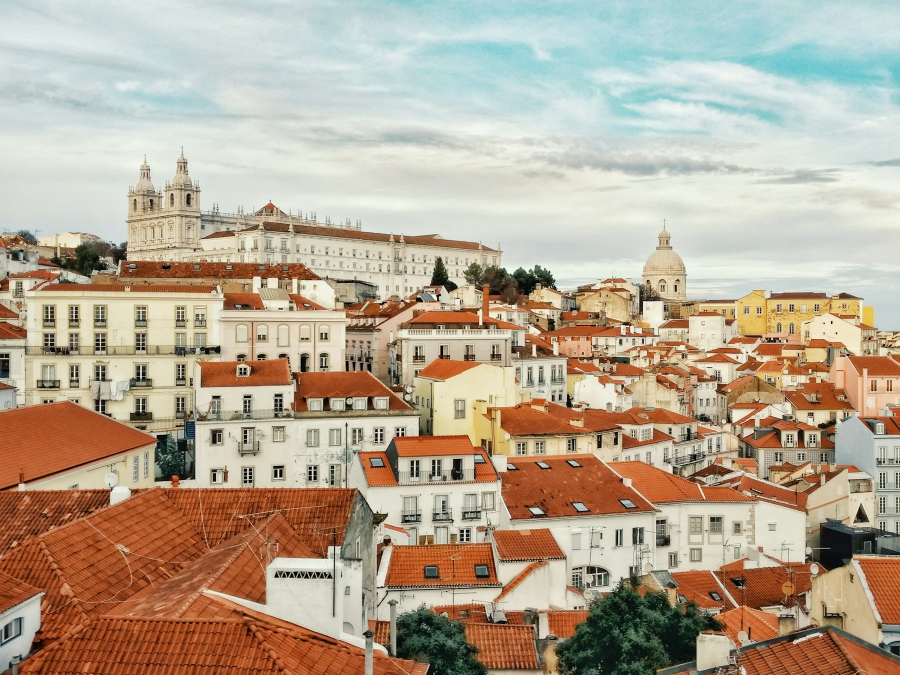
#> input picture design/directions/photos/lisboa-alfama-sao-vicente.jpg, 1800 x 1350 px (shown at 1/2 size)
$ python test20.py ../../../design/directions/photos/lisboa-alfama-sao-vicente.jpg ../../../design/directions/photos/lisboa-alfama-telhados.jpg ../../../design/directions/photos/lisboa-alfama-telhados.jpg ../../../design/directions/photos/lisboa-alfama-telhados.jpg ../../../design/directions/photos/lisboa-alfama-telhados.jpg ../../../design/directions/photos/lisboa-alfama-telhados.jpg
#> lines starting #> are read from the running program, lines starting #| are printed output that depends on the picture
### scripts/demos/v4/plate.py
# Prompt 31 (D58): photographs that come alive in 2.5D. A slow push-in where near things move more than far ones
# (depth from depth.py), falling snow at three distances, and an optional light sweep. Nothing in the photograph
# is changed: only the camera moves over it.
import numpy as np
from PIL import Image, ImageDraw, ImageFilter

W, A = 1920, 803  # the picture area of the 2.39:1 frame


def _sample(src, x, y):
    """Bilinear sample of an H×W×3 float image at float coordinates."""
    h, w = src.shape[:2]
    x = np.clip(x, 0, w - 1.001); y = np.clip(y, 0, h - 1.001)
    x0 = x.astype(np.int32); y0 = y.astype(np.int32); fx = (x - x0)[..., None]; fy = (y - y0)[..., None]
    a = src[y0, x0]; b = src[y0, x0 + 1]; c = src[y0 + 1, x0]; d = src[y0 + 1, x0 + 1]
    return (a * (1 - fx) + b * fx) * (1 - fy) + (c * (1 - fx) + d * fx) * fy


class Plate:
    def __init__(self, photo, depth, focus=(.5, .5), margin=1.12):
#> called with focus = (0.5, 0.52), margin = 1.12
        im = Image.open(photo).convert("RGB") if isinstance(photo, str) else photo.convert("RGB")
#> im is the input picture: PIL image 1800x1350 RGB; mean R, G, B 181.3, 165.9, 146.1
        s = max(W * margin / im.width, A * margin / im.height)
#> s = 1.19
        self.src = np.asarray(im.resize((round(im.width * s), round(im.height * s)), Image.LANCZOS), np.float32) / 255
        dp = Image.open(depth) if isinstance(depth, str) else depth
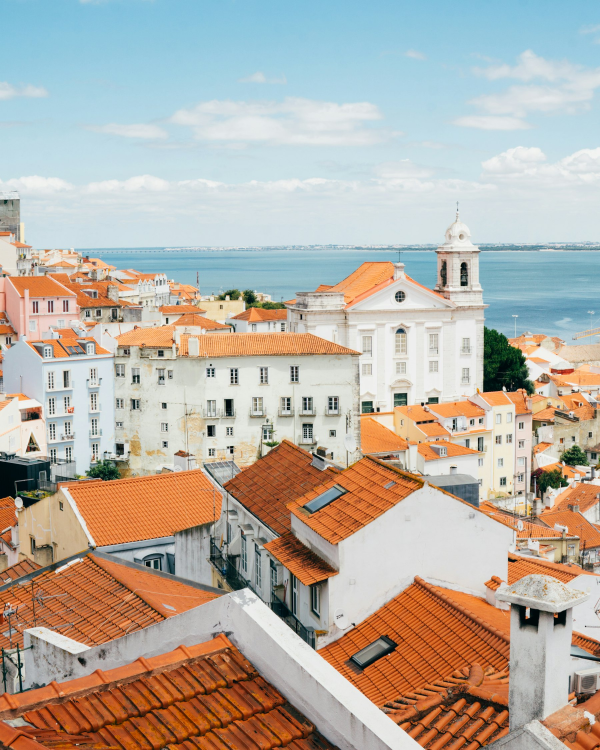
#> input picture design/directions/photos/lisboa-alfama-telhados.jpg, 1800 x 2250 px (shown at 1/3 size)
#> dp is the input picture: PIL image 1800x2250 RGB; mean R, G, B 183, 174.6, 164
        d = np.asarray(dp.resize((self.src.shape[1], self.src.shape[0]), Image.BICUBIC), np.float32)
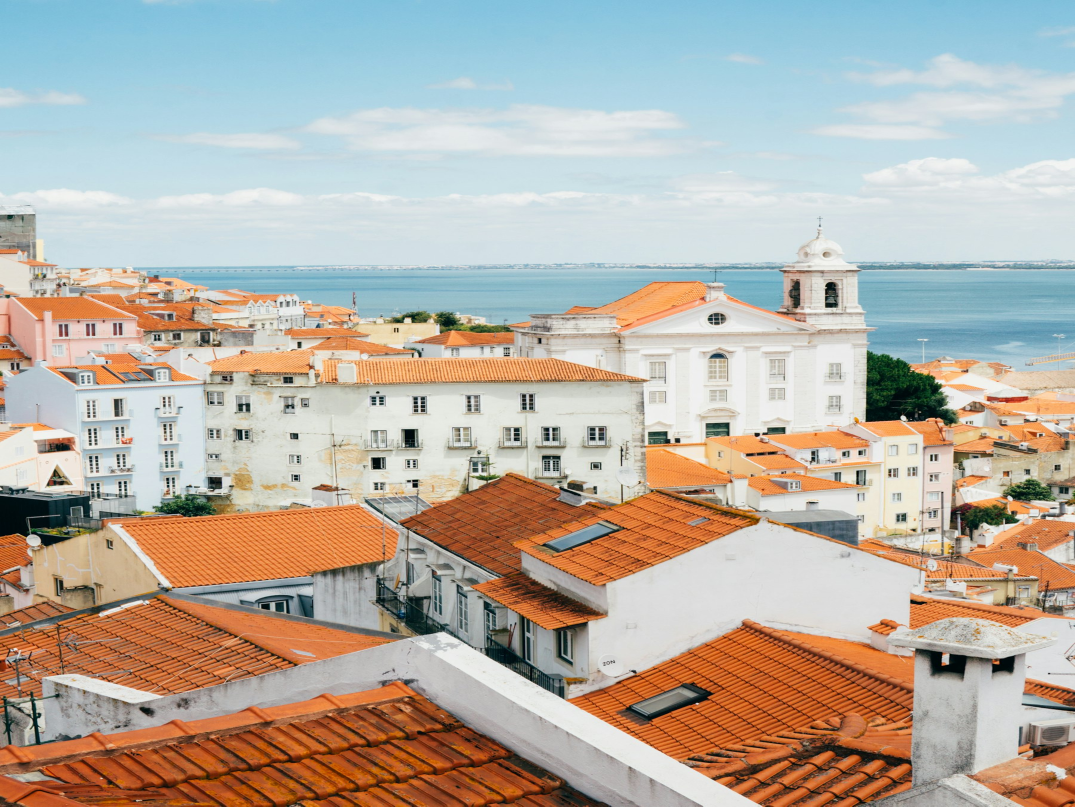
#> d: shape (1613, 2150, 3) float32 (shown at 1/2 size); mean R, G, B 183.1, 174.9, 163.5
        self.depth = np.asarray(Image.fromarray(((d - d.min()) / (np.ptp(d) + 1e-9) * 255).astype(np.uint8)).filter(ImageFilter.GaussianBlur(3)), np.float32) / 255
        self.c = (self.src.shape[1] * focus[0], self.src.shape[0] * focus[1])
#> self.c = (1075, 838.8)
        yy, xx = np.mgrid[0:A, 0:W].astype(np.float32); self.grid = (xx - W / 2, yy - A / 2)

    def frame(self, k, push=.06, drift=(0, 0), parallax=.7):
        """k in 0..1 along the move; push is the extra zoom on the nearest things at the end."""
        gx, gy = self.grid  # the photo is held 1:1 at the start, the frame being its central part
        d = _sample(self.depth[..., None], self.c[0] + gx, self.c[1] + gy)[..., 0]
        z = 1 + k * push * ((1 - parallax) + parallax * d)
        x = self.c[0] + gx / z + drift[0] * k * d * 40
        y = self.c[1] + gy / z + drift[1] * k * d * 40
        return Image.fromarray((np.clip(_sample(self.src, x, y), 0, 1) * 255).astype(np.uint8))


class Snow:
    """Snow at three distances: small and sharp far away, large and soft close to the lens."""
    def __init__(self, n=1100, seed=7):
        r = np.random.default_rng(seed)
        self.x = r.uniform(0, W, n); self.y = r.uniform(-40, A, n)
        self.layer = r.choice([0, 1, 2], n, p=[.62, .3, .08])
        self.ph = r.uniform(0, 6.3, n); self.sp = r.uniform(.8, 1.2, n)

    # [10 lines left out: function draw, not called in this run]

### scripts/demos/v4/test20.py
# Prompt 31 (D58), step 1: 20 seconds of the grade and sound, shots 1–3 of a v4 film, 24 fps, 1920×1080 at 2.39:1.
#   1 (6 s)  the city at night, snow, 2.5D push-in; the place and date fade in.
#   2 (8 s)  inside: the pour, the slow pull back. A short dissolve from 1.
#   3 (6 s)  the laptop opens; its light on the glass and in the window.
# Usage: python3 scripts/demos/v4/test20.py <city crop> <city depth> <shot frames dir> <out dir> <city name> [date]
import os, sys
from PIL import Image
sys.path.insert(0, os.path.dirname(__file__))
from grade import W, H, ACT, TOP, grade, letterbox, text
from plate import Plate, Snow

CITY, DEPTH, FR, OUT, NAME = sys.argv[1:6]; DATE = sys.argv[6] if len(sys.argv) > 6 else "December 23"
os.makedirs(OUT, exist_ok=True)
FPS = 24; D1, D2, D3, X = 6, 8, 6, 12          # seconds per shot, dissolve frames between 1 and 2
P = Plate(CITY, DEPTH, focus=(.5, .52)); S = Snow()
full = lambda a: (lambda f: (f.paste(a, (0, TOP)), f)[1])(Image.new("RGB", (W, H)))


def shot1(i):
    t = i / FPS; im = S.draw(P.frame(t / D1, push=.07, parallax=.75), t + 2)
    g = grade(full(im), "night", 1000 + i)
    a = min(1, max(0, (t - 1.2) / 1.0)) * min(1, max(0, (D1 - .4 - t) / .8))
    return text(g, f"{NAME}. {DATE}", (96, TOP + ACT - 64), 30, alpha=a) if a > 0 else g


def built(name, i, seed):
    return grade(full(Image.open(os.path.join(FR, f"{name}-{i:04d}.png")).convert("RGB")), "night", seed)


n1, n2, n3 = D1 * FPS, D2 * FPS, D3 * FPS; k = 0
for i in range(n1 - X):
#> (the run stopped early here; a loop or call above may not have finished)
